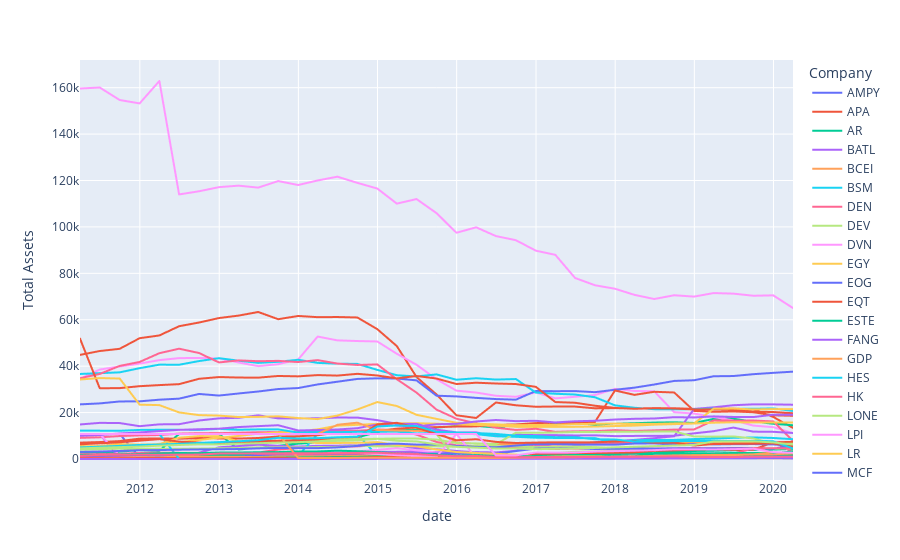

Source (notebook cell):
### Code cell
fig = px.line(df_train, x=df_train.index, y="Total Assets",color= 'Company')
fig.show()
